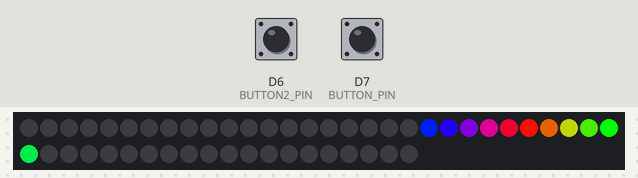
A sketch run on a simulated ESP8266 (NodeMCU). Parts: 50 RGB LEDs in strip order, left to right, continuing on the next row. The inputs (shaded band) are chosen by the test bench; at power-on: D7 (BUTTON_PIN) HIGH, D6 (BUTTON2_PIN) HIGH.

Above: at 1.2 s.
1.3 s: D7 (BUTTON_PIN) pulled LOW for 0.15 s
At 1.66 s:
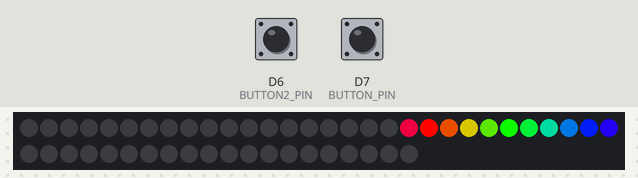
2.0 s: D6 (BUTTON2_PIN) pulled LOW for 0.15 s
At 2.26 s:
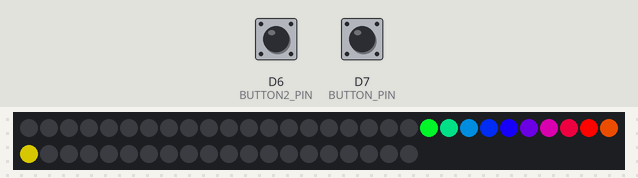
2.7 s: D7 (BUTTON_PIN) pulled LOW for 1 s
At 2.86 s:
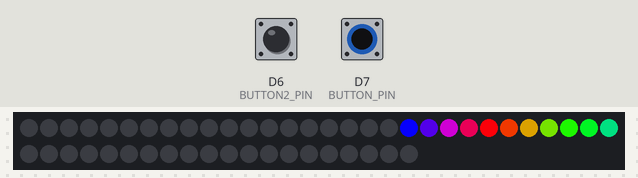
4.3 s: D6 (BUTTON2_PIN) pulled LOW for 1 s
At 4.67 s:
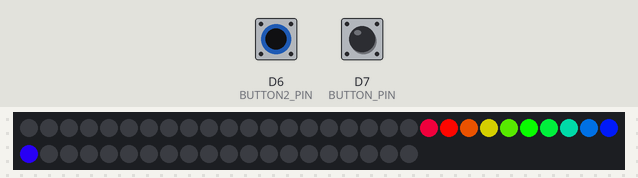
5.9 s: D6 (BUTTON2_PIN) pulled LOW for 3.2 s
At 6.48 s:
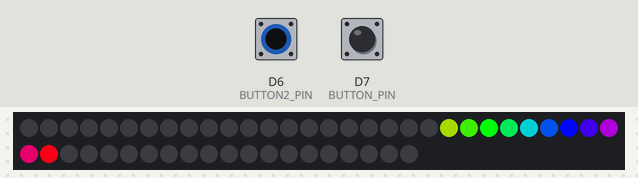
9.7 s: D7 (BUTTON_PIN) pulled LOW for 3.2 s
At 10.09 s:
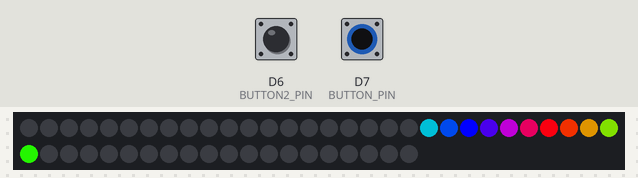
Timing chart, 0 to 12.7 s (numbered marks = the images above; inputs shaded):
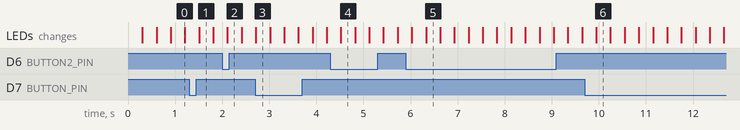

The sketch:

rainbow_tug_of_war_game.ino
```cpp
#include <Adafruit_NeoPixel.h>
#include <Adafruit_NeoPixel.h>
#ifdef __AVR__
  #include <avr/power.h>
#endif
#define LED_PIN D5  // Pin the LED strip is connected to

#define NUM_LEDS 50  // Number of LEDs in the strip
#define BUTTON_PIN D7  // Pin the blue button is connected to
#define BUTTON2_PIN D6  // Pin the yellow button is connected to

Adafruit_NeoPixel strip = Adafruit_NeoPixel(NUM_LEDS, LED_PIN, NEO_GRB + NEO_KHZ800);
int ledIndex = NUM_LEDS/2;  // Keeps track of the current LED
unsigned long buttonPressTime = 0;
unsigned long buttonReleaseTime = 0;
unsigned long debounce = 10;  // Debounce time in milliseconds
bool buttonPressed = false;
int colorIndex = 0;

unsigned long button2PressTime = 0;
unsigned long button2ReleaseTime = 0;
bool button2Pressed = false;

int i = 0;


void setup() {
  strip.begin();
  pinMode(BUTTON_PIN, INPUT_PULLUP);
  pinMode(BUTTON2_PIN, INPUT_PULLUP);
      strip.fill((0,0,0));
      strip.setPixelColor(NUM_LEDS/2, 255,0,255);
      strip.show();


}


void loop() {

colorIndex++;
  for (int i = ledIndex - 5; i <= ledIndex + 5; i++) {
    strip.setPixelColor(i, Wheel(colorIndex + 20*i));
  }
  strip.show();


  if (digitalRead(BUTTON_PIN) == LOW) {
    if (!buttonPressed) {
      buttonPressTime = millis();
      if (buttonPressTime - buttonReleaseTime >= debounce) {
        ledIndex--;
        strip.fill((0,0,0));
        strip.show();
        buttonPressed = true;
      }
    }
  }
  else {
    buttonReleaseTime = millis();
    buttonPressed = false;
  }

  if (digitalRead(BUTTON2_PIN) == LOW) {
        if (!button2Pressed) {
      button2PressTime = millis();
      if (button2PressTime - button2ReleaseTime >= debounce) {
        ledIndex++;
        strip.fill((0,0,0));
        strip.show();
        button2Pressed = true;
      }
    }
  }
  else {
    button2ReleaseTime = millis();
    button2Pressed = false;
  }


if (ledIndex -5 <= 0 || ledIndex + 5 >= NUM_LEDS) {

      if (ledIndex - 5 == 0) {
       // strip.fill(strip.Color(0, 0, 255)); // blue wins
       for (int i = 0; i <= NUM_LEDS; i++) {
          strip.setPixelColor(i, Wheel(85+(240/NUM_LEDS)*(-i)));
          strip.show();
          delay (75);
       }


      } else {
        //strip.fill(strip.Color(255, 255, 0)); // yellow wins
         for (int i = NUM_LEDS; i >= 0; i--) {
            strip.setPixelColor(i, Wheel(145+(240/NUM_LEDS)*i));
            strip.show();
            delay (75);
         }

      }
    delay (2000);
    ledIndex = NUM_LEDS/2;
    strip.fill((0,0,0));
    strip.show();
    delay (2000);
  }

}


// Input a value 0 to 255 to get a color value.
// The colours are a transition r - g - b - back to r.
uint32_t Wheel(byte WheelPos) {
  WheelPos = 255 - WheelPos;
  if(WheelPos < 85) {
    return strip.Color(255 - WheelPos * 3, 0, WheelPos * 3);
  }
  if(WheelPos < 170) {
    WheelPos -= 85;
    return strip.Color(0, WheelPos * 3, 255 - WheelPos * 3);
  }
  WheelPos -= 170;
  return strip.Color(WheelPos * 3, 255 - WheelPos * 3, 0);
}
```

Measured:
- after the input at 1.3 s, the LEDs: change after 0.21 s (image 1)
- after the input at 2.0 s, the LEDs: change after 0.11 s (image 2)
- after the input at 2.7 s, the LEDs: change at once (image 3)
- after the input at 4.3 s, the LEDs: change after 0.22 s (image 4)
